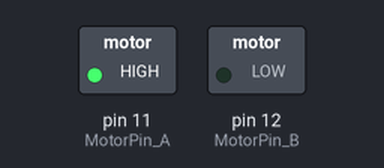
Simulated run of this program. Board: Raspberry Pi (header pin numbers). Shown: switched loads named in the program (green lamp = pin HIGH).

Above: at 2.5 s.
At 12.5 s:
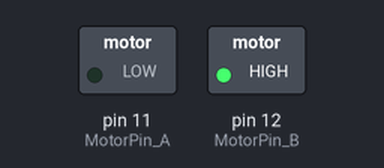
At 17.5 s:
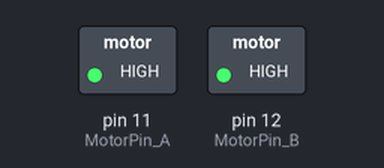
Timing chart, 0 to 26.0 s (numbered marks = the images above):
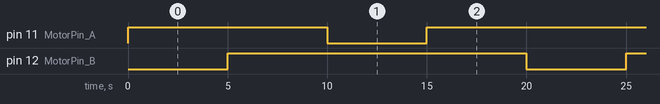

Measured:
- by itself, pin 11 (MotorPin_A), pin 12 (MotorPin_B): alternates HIGH for 15.0 s and LOW for 5.0 s
- by itself, everything shown: repeats every 20.0 s, in 4 steps

The program:

11_motor.py
```python
#!/usr/bin/env python
import RPi.GPIO as GPIO
import time

MotorPin_A  = 11
MotorPin_B  = 12

def motorStop():
	GPIO.output(MotorPin_A, GPIO.HIGH)
	GPIO.output(MotorPin_B, GPIO.HIGH)

def setup():
	GPIO.setwarnings(False)
	GPIO.setmode(GPIO.BOARD)
	GPIO.setup(MotorPin_A, GPIO.OUT)
	GPIO.setup(MotorPin_B, GPIO.OUT)
	motorStop()

def motor(status, direction):
	if status == 0: # stop
		motorStop()
	else:
		if direction == 1:
			GPIO.output(MotorPin_A, GPIO.HIGH)
			GPIO.output(MotorPin_B, GPIO.LOW)
		else:
			GPIO.output(MotorPin_A, GPIO.LOW)
			GPIO.output(MotorPin_B, GPIO.HIGH)

def loop():
	while True:
		motor(1, 1)
		time.sleep(5)
		motor(0, 0) # stop
		time.sleep(5)
		motor(1, 0)
		time.sleep(5)
		motor(0, 0) # stop
		time.sleep(5)

def destroy():
	motorStop()
	GPIO.cleanup()             # Release resource

if __name__ == '__main__':     # Program start from here
	setup()
	try:
		loop()
	except KeyboardInterrupt:
		destroy()
```
